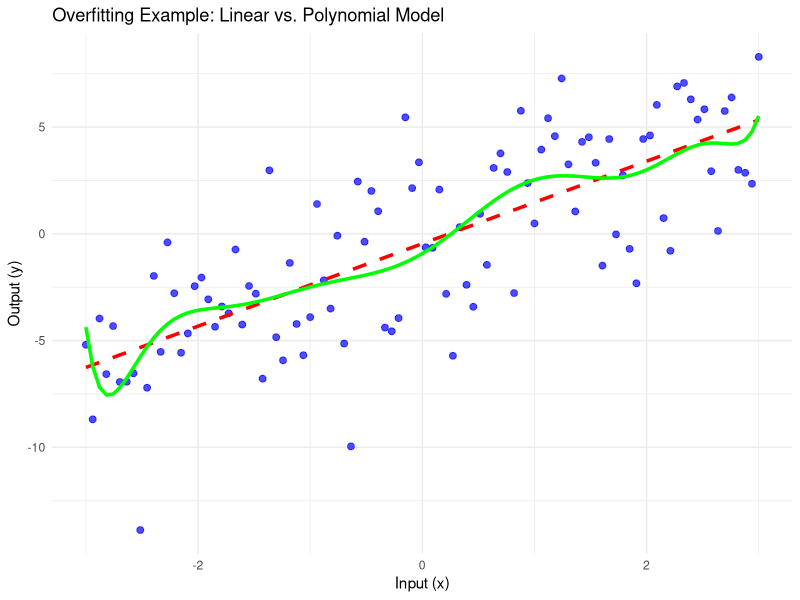

The R source for this figure:
## ---- chunk 1
library(ggplot2)

# Generate synthetic data
set.seed(420)
x <- seq(-3, 3, length.out = 100)
y <- 2 * x + rnorm(100, sd = 3)  # Linear trend with noise

# Create a dataframe
data <- data.frame(x, y)

# Fit models
linear_model <- lm(y ~ x, data = data)
poly_model <- lm(y ~ poly(x, 10), data = data) # 10th-degree polynomial

# Generate predictions
data$linear_pred <- predict(linear_model, data)
data$poly_pred <- predict(poly_model, data)

# Plot the data and models
ggplot(data, aes(x, y)) +
  geom_point(color = "blue", alpha = 0.7, size = 2) +
  geom_line(aes(y = linear_pred), color = "red", lwd = 1.2, linetype = "dashed") +
  geom_line(aes(y = poly_pred), color = "green", lwd = 1.2) +
  labs(
    title = "Overfitting Example: Linear vs. Polynomial Model",
    x = "Input (x)",
    y = "Output (y)"
  ) +
  theme_minimal()
